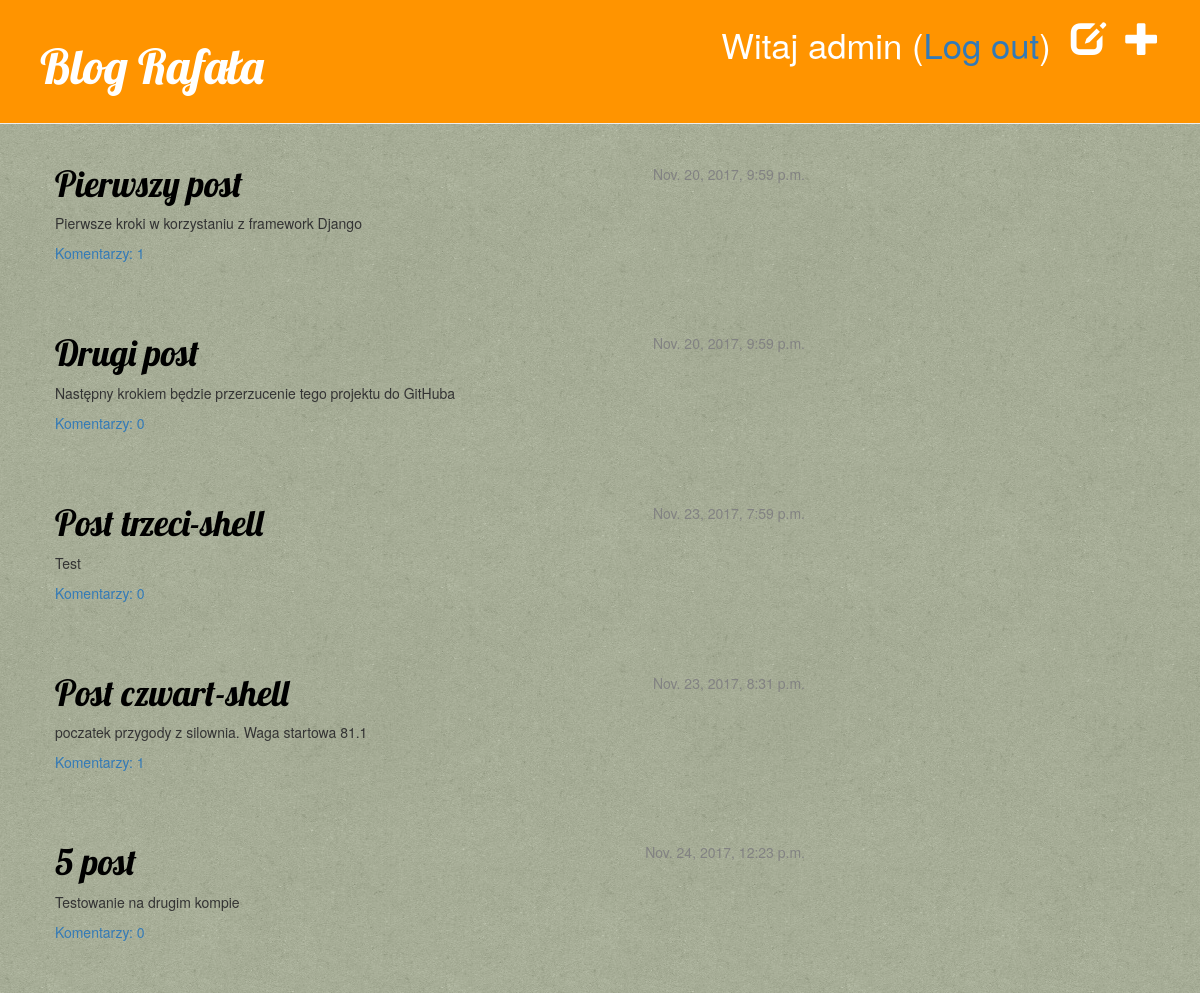
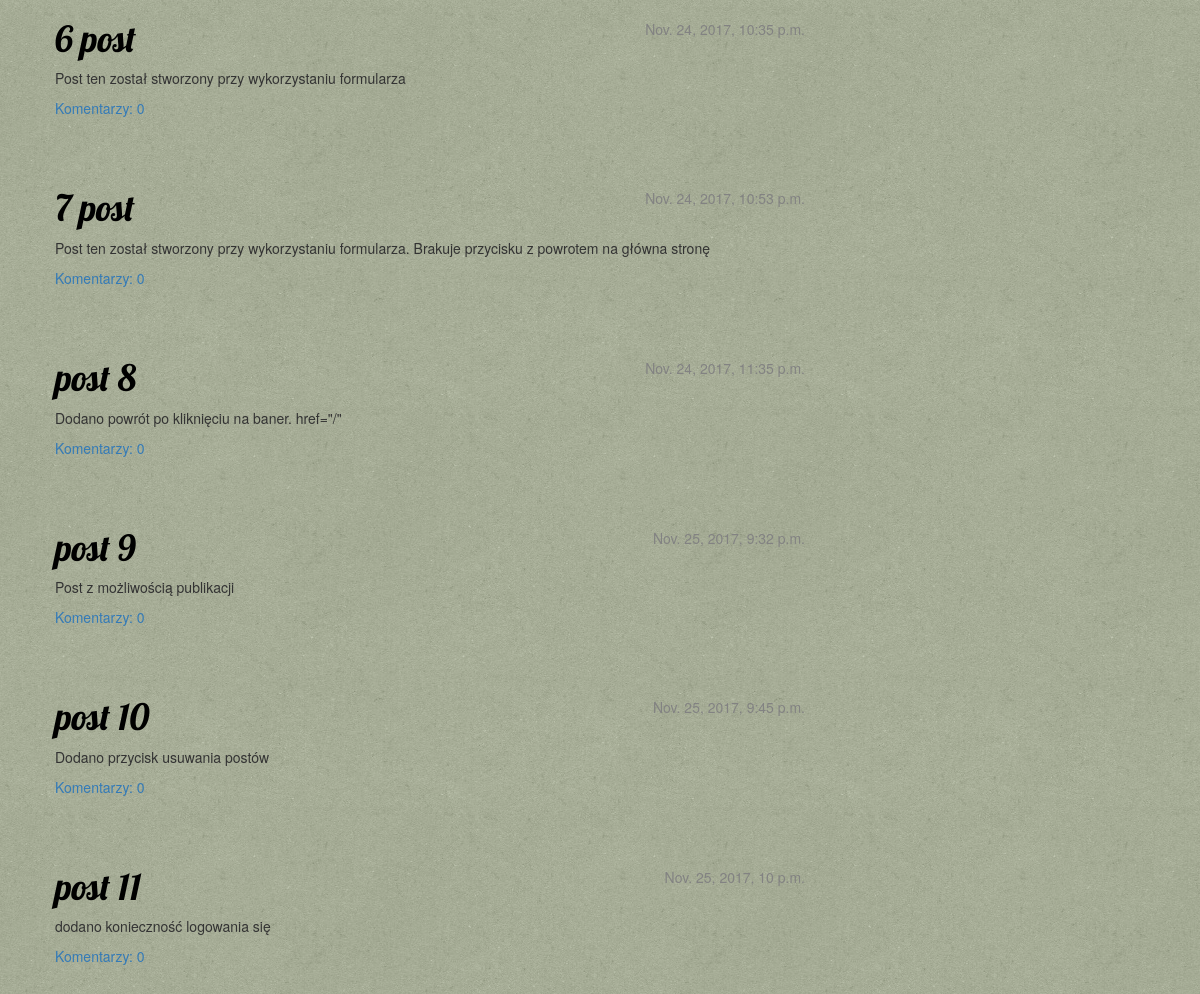
The app's page / (signed in) with its own data (2 pictures, top to bottom).
### blog/models.py (models this page shows, shortened)
class Post(models.Model):
    author = models.ForeignKey('auth.User')
    title = models.CharField(max_length=200)
    text = models.TextField()
    created_date = models.DateTimeField(
            default=timezone.now)
    published_date = models.DateTimeField(
            blank=True, null=True)
    def approved_comments(self):
        return self.comments.filter(approved_comment=True)

### blog/views.py (the view)
# urls.py: url(r'^$', views.post_list, name='post_list'),
def post_list(request):
    posts = Post.objects.filter(published_date__lte=timezone.now()).order_by('published_date')
    return render(request, 'blog/post_list.html', {'posts':posts})

### blog/templates/blog/post_list.html
{% extends 'blog/base.html' %}
{% block content %}
    {% for post in posts %}
        <div class="post">
            <div class="date">
                {{ post.published_date}}
            </div>
            <h1><a href="{% url 'post_detail' pk=post.pk %}">{{ post.title }}</a></h1>
            <p>{{ post.text|linebreaksbr }}</p>
            <a href="{% url 'post_detail' pk=post.pk %}">Komentarzy: {{post.approved_comments.count }}</a>
        </div>
    {% endfor %}
{% endblock %}

### blog/templates/blog/base.html (shortened to what this page needs)
{% load staticfiles %}
<html>
    <head>
		<link rel="stylesheet" href="//maxcdn.bootstrapcdn.com/bootstrap/3.2.0/css/bootstrap.min.css">
		<link rel="stylesheet" href="//maxcdn.bootstrapcdn.com/bootstrap/3.2.0/css/bootstrap-theme.min.css">
        <link rel="stylesheet" href="{% static 'css/blog.css' %}">
    </head>
    <body>
        <div class="page-header">
            {% if user.is_authenticated %}
                <a href="{% url 'post_new' %}" class="top-menu"><span class="glyphicon glyphicon-plus"></span></a>
                <a href="{% url 'post_draft_list' %}" class="top-menu"><span class="glyphicon glyphicon-edit"></span></a>
                <p class="top-menu">Witaj {{user.username}} <smal>(<a href="{% url 'logout' %}">Log out</a>)</small></p>
            {% else %}
                <a href="{% url 'login' %}" class="top-menu"><span class="glyphicon glyphicon-lock"></span></a>
            {% endif %}
            <h1><a href="/">Blog Rafała</a></h1>
        </div>
		<div class="content container">
			<div class="row">
				<div class="col-md-8">
					{% block content %}
                    {% endblock %}
				</div>
			</div>
		</div>
    </body>
</html>

### static/css/blog.css (style rules this page uses)
body { background: url("/static/img/green_cup.png"); margin: 0; }
.page-header { background-color: #ff9400; margin-top: 0; padding: 20px 20px 20px 40px; }
.page-header h1, .page-header h1 a, .page-header h1 a:visited, .page-header h1 a:active { color: #ffffff; font-size: 36pt; text-decoration: none; }
.content { margin-left: 40px; }
h1, h2, h3, h4 { font-family: 'Lobster', cursive; }
.date { float: right; color: #828282; }
.top-menu, .top-menu:hover, .top-menu:visited { color: #ffffff; float: right; font-size: 26pt; margin-right: 20px; }
.post { margin-bottom: 70px; }
.post h1 a, .post h1 a:visited { color: #000000; }

### records on screen
Post: published_date "Nov. 20, 2017, 9:59 p.m.", title "Pierwszy post", text "Pierwsze kroki w korzystaniu z framework Django", approved_comments.count "1"
Post: published_date "Nov. 20, 2017, 9:59 p.m.", title "Drugi post", text "Następny krokiem będzie przerzucenie tego projektu do GitHuba", approved_comments.count "0"
Post: published_date "Nov. 23, 2017, 7:59 p.m.", title "Post trzeci-shell", text "Test", approved_comments.count "0"
Post: published_date "Nov. 23, 2017, 8:31 p.m.", title "Post czwart-shell", text "poczatek przygody z silownia. Waga startowa 81.1", approved_comments.count "1"
Post: published_date "Nov. 24, 2017, 12:23 p.m.", title "5 post", text "Testowanie na drugim kompie", approved_comments.count "0"
Post: published_date "Nov. 24, 2017, 10:35 p.m.", title "6 post", text "Post ten został stworzony przy wykorzystaniu formularza", approved_comments.count "0"
Post: published_date "Nov. 24, 2017, 10:53 p.m.", title "7 post", text "Post ten został stworzony przy wykorzystaniu formularza. Brakuje przycisku z powrotem na główna stronę", approved_comments.count "0"
Post: published_date "Nov. 24, 2017, 11:35 p.m.", title "post 8", text "Dodano powrót po kliknięciu na baner. href=\"/\"", approved_comments.count "0"
Post: published_date "Nov. 25, 2017, 9:32 p.m.", title "post 9", text "Post z możliwością publikacji", approved_comments.count "0"
Post: published_date "Nov. 25, 2017, 9:45 p.m.", title "post 10", text "Dodano przycisk usuwania postów", approved_comments.count "0"
Post: published_date "Nov. 25, 2017, 10 p.m.", title "post 11", text "dodano konieczność logowania się", approved_comments.count "0"

### other values on screen
{{ user.username }} "admin"
